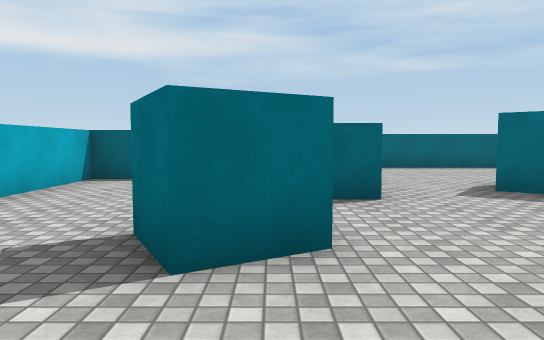
[1] (above)

19 first-person views from a walk through a Unity game level. The camera is 1.3 m above the floor, tilts 4° down and sees 70° across. The floor is counted in squares, 2 m on a side. Each view is taken from the middle of a square. On the plan, view 1 faces up. The plan holds only what a view shows up to about 11 squares ahead; the rest is blank. The player is left out. Surface patterns are stand-ins for the level's own textures.

[2]
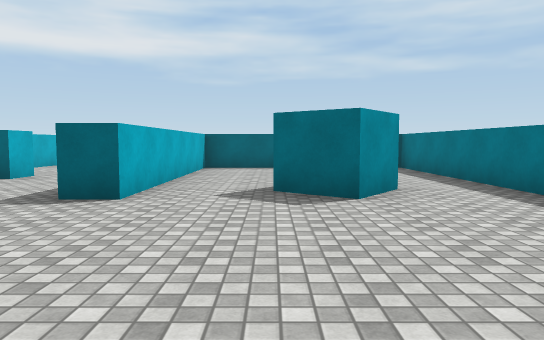

[3]
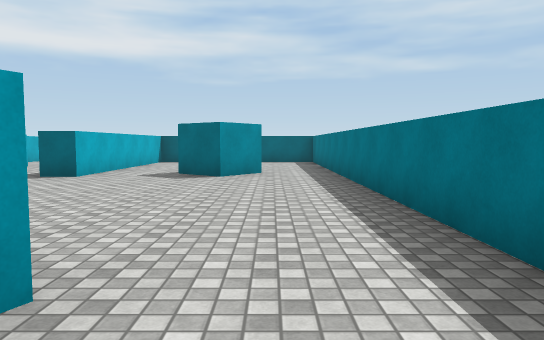

[4]
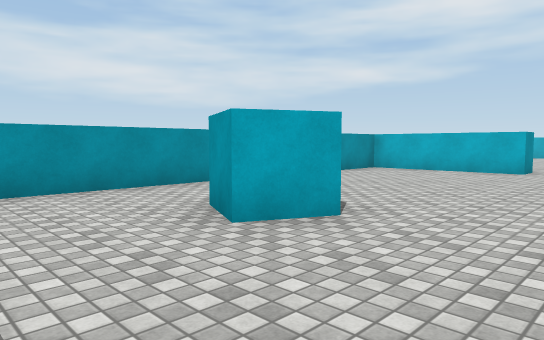

[5]
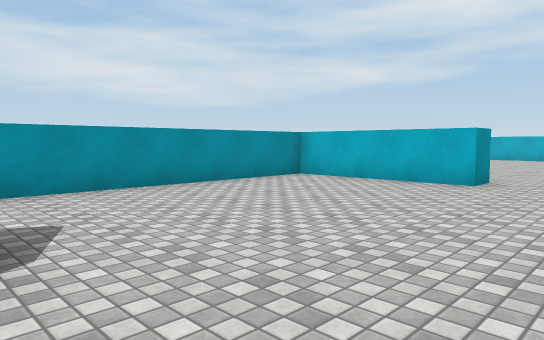

[6]
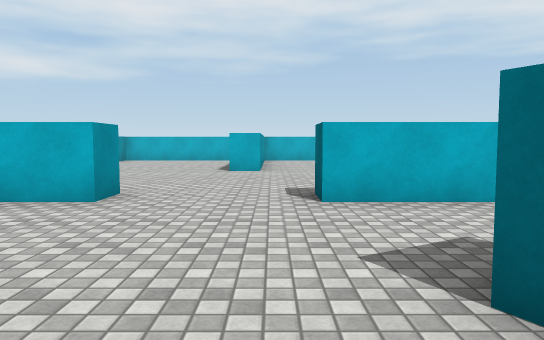

[7]
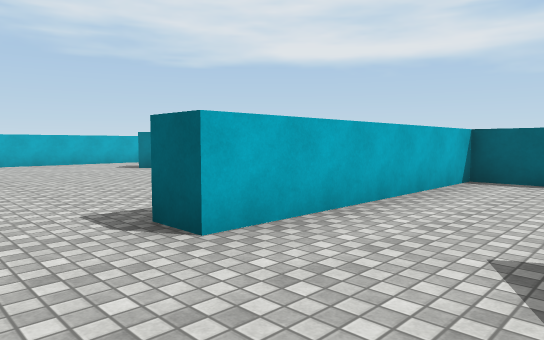

[8]
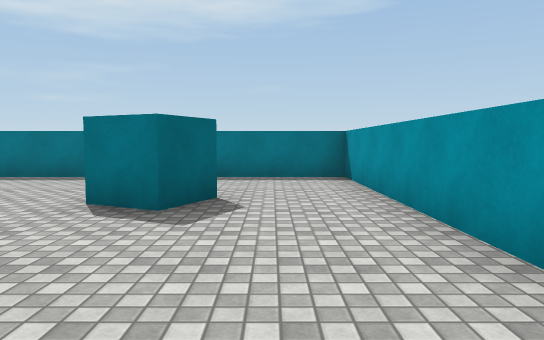

[9]
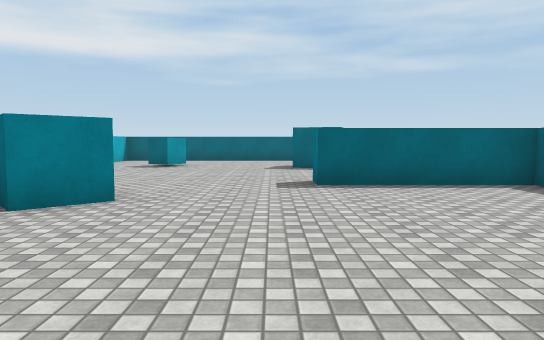

[10]
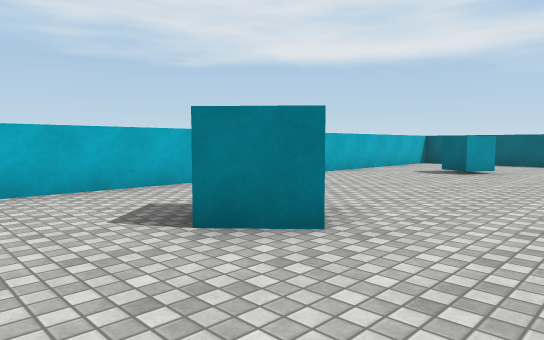

[11]
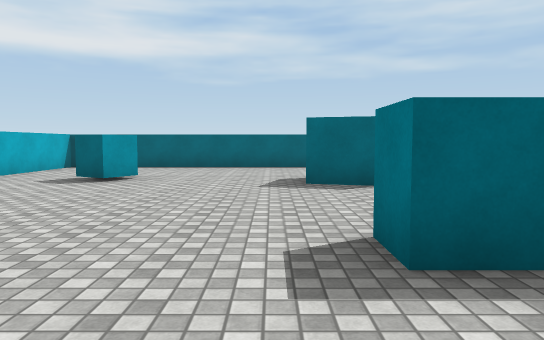

[12]
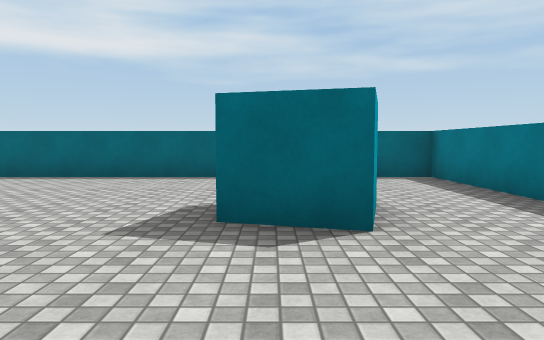

[13]
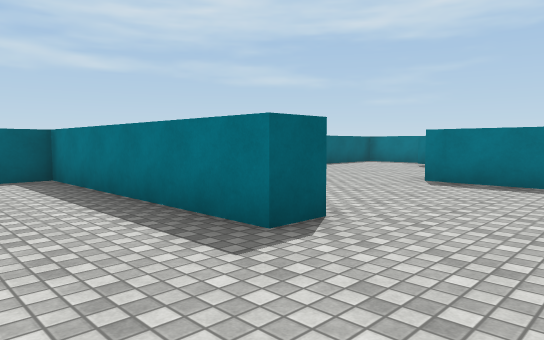

[14]
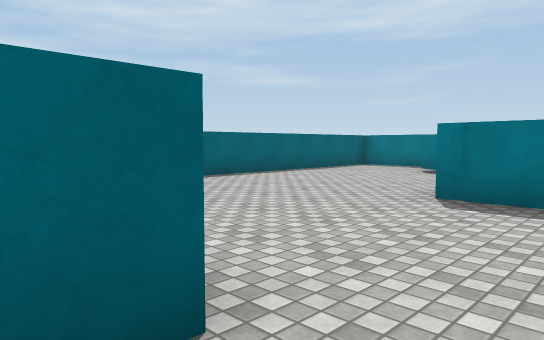

[15]
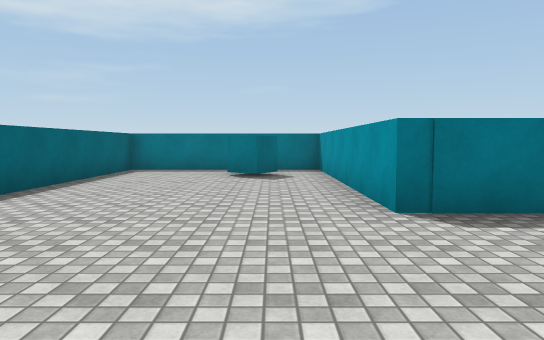

[16]
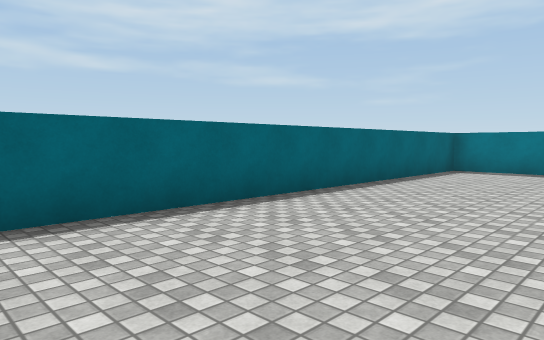

[17]
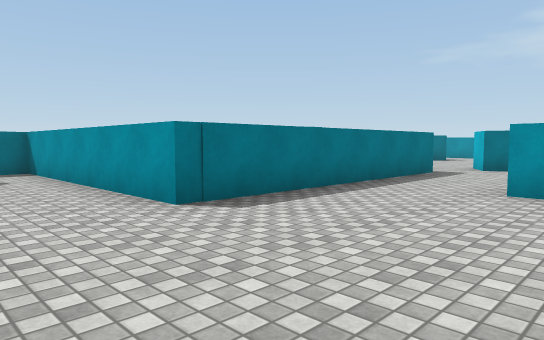

[18]
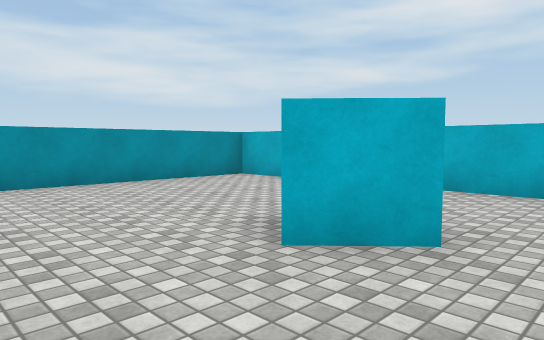

[19]
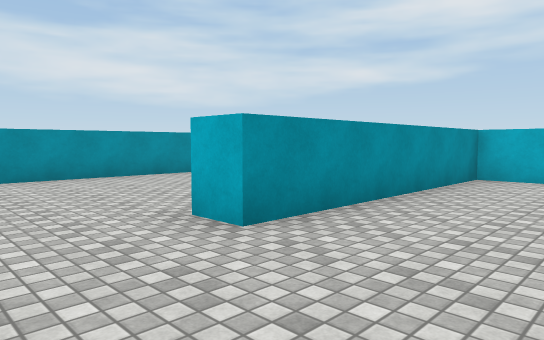

### Floor plan
Points are (right, up) in squares from view 1. A wall is a line through its corners. A room is listed if a view was taken in it or the views show most of it. See-through windows are left out.
Room 1 (views 1, 2, 3, 4, 5, 6, 7, 8)
walls: (-3.2, -0.9) (-3.2, -4.4) (6.4, -4.4) (6.4, 10.1) (1.3, 10.1) (1.3, 4.4) (0.6, 4.4) (0.6, 6.6); (-1.7, 6.9) (-3.2, 6.9) (-3.2, 1.6)
ways out: opening at (-4, 0.5) to room 2; opening at (-0.5, 7) to room 2
objects: other object (-1, 2) to (0, 3); other object (3, -2) to (4, -1); other object (3, 5) to (4, 6)
Room 2 (views 9, 10, 11, 12, 13, 14, 15, 16, 17, 18, 19)
walls: (-3.9, 6.9) (-7.3, 6.9) (-7.3, 7.8); (-3.2, 11.1) (-3.2, 10.1) (-3.9, 10.1) (-3.9, 15.4) (-5, 15.4); (-2.1, 7.7) (-1.7, 7.7) (-1.7, 6.9); (-13.4, 6.6) (-13.4, 0.7) (-8, 0.7) (-8, 0); (-7, 15.4) (-13.4, 15.4) (-13.4, 10); (-3.2, 1.6) (-4, 1.6); (0.6, 6.6) (0.6, 10.8) (6.4, 10.8) (6.4, 15.4) (-2.5, 15.4); (-4, -0.9) (-3.2, -0.9); (-10.9, -4.4) (-7.2, -4.4)
ways out: opening at (-4, 0.5) to room 1; opening at (-0.5, 7) to room 1
objects: other object (-11, 5) to (-10, 6); other object (-11, 12); other object (-7, 11) to (-6, 12); other object (5, 12) to (5, 13)

Where each view was taken, in squares from view 1:
view 1: 0 up, 0 right, facing up
view 2: 0 up, 3 right, facing up
view 3: 3 down, 5 right, facing up
view 4: 1 up, 6 right, facing down-left
view 5: 1 up, 3 right, facing down-left
view 6: 1 up, 1 right, facing left
view 7: 0 up, 1 left, facing up-left
view 8: 3 down, 1 left, facing right
view 9: 1 up, 8 left, facing up
view 10: 3 up, 8 left, facing up-left
view 11: 5 up, 8 left, facing up
view 12: 8 up, 7 left, facing up
view 13: 8 up, 6 left, facing up-right
view 14: 9 up, 4 left, facing up-right
view 15: 12 up, 3 left, facing right
view 16: 12 up, 3 left, facing up-right
view 17: 13 up, 3 left, facing down-right
view 18: 7 up, 8 left, facing down-left
view 19: 3 up, 6 left, facing down-left
